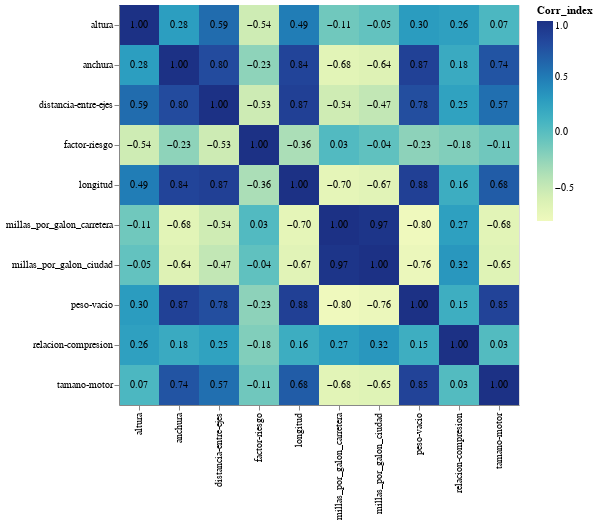

The cell this chart's notebook holds for it:
### Code cell
chart

### Figure 1 — Vega-Lite specification as saved in the notebook (floating-point values rounded to 4 significant figures)
{"config": {"view": {"continuousWidth": 400, "continuousHeight": 300}}, "layer": [{"mark": "rect", "encoding": {"color": {"field": "Corr_index", "type": "quantitative"}, "x": {"field": "Var1", "title": null, "type": "nominal"}, "y": {"field": "Var2", "title": null, "type": "nominal"}}, "height": {"step": 40}, "width": {"step": 40}}, {"mark": {"type": "text", "size": 10}, "encoding": {"color": {"condition": {"value": "white", "test": "datum.correlation > 0.5"}, "value": "black"}, "text": {"field": "Corr_index", "format": ".2f", "type": "quantitative"}, "x": {"field": "Var1", "title": null, "type": "nominal"}, "y": {"field": "Var2", "title": null, "type": "nominal"}}, "height": {"step": 40}, "width": {"step": 40}}], "data": {"name": "data-bf67d1f74ecaf031e66b8d828f616013"}, "$schema": "https://vega.github.io/schema/vega-lite/v4.17.0.json", "datasets": {"data-bf67d1f74ecaf031e66b8d828f616013": [{"Var1": "factor-riesgo", "Var2": "factor-riesgo", "Corr_index": 1.0}, {"Var1": "distancia-entre-ejes", "Var2": "factor-riesgo", "Corr_index": -0.532}, {"Var1": "longitud", "Var2": "factor-riesgo", "Corr_index": -0.3576}, {"Var1": "anchura", "Var2": "factor-riesgo", "Corr_index": -0.2329}, {"Var1": "altura", "Var2": "factor-riesgo", "Corr_index": -0.541}, {"Var1": "peso-vacio", "Var2": "factor-riesgo", "Corr_index": -0.2277}, {"Var1": "tamano-motor", "Var2": "factor-riesgo", "Corr_index": -0.1058}, {"Var1": "relacion-compresion", "Var2": "factor-riesgo", "Corr_index": -0.1785}, {"Var1": "millas_por_galon_ciudad", "Var2": "factor-riesgo", "Corr_index": -0.03582}, {"Var1": "millas_por_galon_carretera", "Var2": "factor-riesgo", "Corr_index": 0.03461}, {"Var1": "factor-riesgo", "Var2": "distancia-entre-ejes", "Corr_index": -0.532}, {"Var1": "distancia-entre-ejes", "Var2": "distancia-entre-ejes", "Corr_index": 1.0}, {"Var1": "longitud", "Var2": "distancia-entre-ejes", "Corr_index": 0.8746}, {"Var1": "anchura", "Var2": "distancia-entre-ejes", "Corr_index": 0.7951}, {"Var1": "altura", "Var2": "distancia-entre-ejes", "Corr_index": 0.5894}, {"Var1": "peso-vacio", "Var2": "distancia-entre-ejes", "Corr_index": 0.7764}, {"Var1": "tamano-motor", "Var2": "distancia-entre-ejes", "Corr_index": 0.5693}, {"Var1": "relacion-compresion", "Var2": "distancia-entre-ejes", "Corr_index": 0.2498}, {"Var1": "millas_por_galon_ciudad", "Var2": "distancia-entre-ejes", "Corr_index": -0.4704}, {"Var1": "millas_por_galon_carretera", "Var2": "distancia-entre-ejes", "Corr_index": -0.5441}, {"Var1": "factor-riesgo", "Var2": "longitud", "Corr_index": -0.3576}, {"Var1": "distancia-entre-ejes", "Var2": "longitud", "Corr_index": 0.8746}, {"Var1": "longitud", "Var2": "longitud", "Corr_index": 1.0}, {"Var1": "anchura", "Var2": "longitud", "Corr_index": 0.8411}, {"Var1": "altura", "Var2": "longitud", "Corr_index": 0.491}, {"Var1": "peso-vacio", "Var2": "longitud", "Corr_index": 0.8777}, {"Var1": "tamano-motor", "Var2": "longitud", "Corr_index": 0.6834}, {"Var1": "relacion-compresion", "Var2": "longitud", "Corr_index": 0.1584}, {"Var1": "millas_por_galon_ciudad", "Var2": "longitud", "Corr_index": -0.6709}, {"Var1": "millas_por_galon_carretera", "Var2": "longitud", "Corr_index": -0.7047}, {"Var1": "factor-riesgo", "Var2": "anchura", "Corr_index": -0.2329}, {"Var1": "distancia-entre-ejes", "Var2": "anchura", "Corr_index": 0.7951}, {"Var1": "longitud", "Var2": "anchura", "Corr_index": 0.8411}, {"Var1": "anchura", "Var2": "anchura", "Corr_index": 1.0}, {"Var1": "altura", "Var2": "anchura", "Corr_index": 0.2792}, {"Var1": "peso-vacio", "Var2": "anchura", "Corr_index": 0.867}, {"Var1": "tamano-motor", "Var2": "anchura", "Corr_index": 0.7354}, {"Var1": "relacion-compresion", "Var2": "anchura", "Corr_index": 0.1811}, {"Var1": "millas_por_galon_ciudad", "Var2": "anchura", "Corr_index": -0.6427}, {"Var1": "millas_por_galon_carretera", "Var2": "anchura", "Corr_index": -0.6772}, {"Var1": "factor-riesgo", "Var2": "altura", "Corr_index": -0.541}, {"Var1": "distancia-entre-ejes", "Var2": "altura", "Corr_index": 0.5894}, {"Var1": "longitud", "Var2": "altura", "Corr_index": 0.491}, {"Var1": "anchura", "Var2": "altura", "Corr_index": 0.2792}, {"Var1": "altura", "Var2": "altura", "Corr_index": 1.0}, {"Var1": "peso-vacio", "Var2": "altura", "Corr_index": 0.2956}, {"Var1": "tamano-motor", "Var2": "altura", "Corr_index": 0.06715}, {"Var1": "relacion-compresion", "Var2": "altura", "Corr_index": 0.2612}, {"Var1": "millas_por_galon_ciudad", "Var2": "altura", "Corr_index": -0.04864}, {"Var1": "millas_por_galon_carretera", "Var2": "altura", "Corr_index": -0.1074}, {"Var1": "factor-riesgo", "Var2": "peso-vacio", "Corr_index": -0.2277}, {"Var1": "distancia-entre-ejes", "Var2": "peso-vacio", "Corr_index": 0.7764}, {"Var1": "longitud", "Var2": "peso-vacio", "Corr_index": 0.8777}, {"Var1": "anchura", "Var2": "peso-vacio", "Corr_index": 0.867}, {"Var1": "altura", "Var2": "peso-vacio", "Corr_index": 0.2956}, {"Var1": "peso-vacio", "Var2": "peso-vacio", "Corr_index": 1.0}, {"Var1": "tamano-motor", "Var2": "peso-vacio", "Corr_index": 0.8506}, {"Var1": "relacion-compresion", "Var2": "peso-vacio", "Corr_index": 0.1514}, {"Var1": "millas_por_galon_ciudad", "Var2": "peso-vacio", "Corr_index": -0.7574}, {"Var1": "millas_por_galon_carretera", "Var2": "peso-vacio", "Corr_index": -0.7975}, {"Var1": "factor-riesgo", "Var2": "tamano-motor", "Corr_index": -0.1058}, {"Var1": "distancia-entre-ejes", "Var2": "tamano-motor", "Corr_index": 0.5693}, {"Var1": "longitud", "Var2": "tamano-motor", "Corr_index": 0.6834}, {"Var1": "anchura", "Var2": "tamano-motor", "Corr_index": 0.7354}, {"Var1": "altura", "Var2": "tamano-motor", "Corr_index": 0.06715}, {"Var1": "peso-vacio", "Var2": "tamano-motor", "Corr_index": 0.8506}, {"Var1": "tamano-motor", "Var2": "tamano-motor", "Corr_index": 1.0}, {"Var1": "relacion-compresion", "Var2": "tamano-motor", "Corr_index": 0.02897}, {"Var1": "millas_por_galon_ciudad", "Var2": "tamano-motor", "Corr_index": -0.6537}, {"Var1": "millas_por_galon_carretera", "Var2": "tamano-motor", "Corr_index": -0.6775}, {"Var1": "factor-riesgo", "Var2": "relacion-compresion", "Corr_index": -0.1785}, {"Var1": "distancia-entre-ejes", "Var2": "relacion-compresion", "Corr_index": 0.2498}, {"Var1": "longitud", "Var2": "relacion-compresion", "Corr_index": 0.1584}, {"Var1": "anchura", "Var2": "relacion-compresion", "Corr_index": 0.1811}, {"Var1": "altura", "Var2": "relacion-compresion", "Corr_index": 0.2612}, {"Var1": "peso-vacio", "Var2": "relacion-compresion", "Corr_index": 0.1514}, {"Var1": "tamano-motor", "Var2": "relacion-compresion", "Corr_index": 0.02897}, {"Var1": "relacion-compresion", "Var2": "relacion-compresion", "Corr_index": 1.0}, {"Var1": "millas_por_galon_ciudad", "Var2": "relacion-compresion", "Corr_index": 0.3247}, {"Var1": "millas_por_galon_carretera", "Var2": "relacion-compresion", "Corr_index": 0.2652}, {"Var1": "factor-riesgo", "Var2": "millas_por_galon_ciudad", "Corr_index": -0.03582}, {"Var1": "distancia-entre-ejes", "Var2": "millas_por_galon_ciudad", "Corr_index": -0.4704}, {"Var1": "longitud", "Var2": "millas_por_galon_ciudad", "Corr_index": -0.6709}, {"Var1": "anchura", "Var2": "millas_por_galon_ciudad", "Corr_index": -0.6427}, {"Var1": "altura", "Var2": "millas_por_galon_ciudad", "Corr_index": -0.04864}, {"Var1": "peso-vacio", "Var2": "millas_por_galon_ciudad", "Corr_index": -0.7574}, {"Var1": "tamano-motor", "Var2": "millas_por_galon_ciudad", "Corr_index": -0.6537}, {"Var1": "relacion-compresion", "Var2": "millas_por_galon_ciudad", "Corr_index": 0.3247}, {"Var1": "millas_por_galon_ciudad", "Var2": "millas_por_galon_ciudad", "Corr_index": 1.0}, {"Var1": "millas_por_galon_carretera", "Var2": "millas_por_galon_ciudad", "Corr_index": 0.9713}, {"Var1": "factor-riesgo", "Var2": "millas_por_galon_carretera", "Corr_index": 0.03461}, {"Var1": "distancia-entre-ejes", "Var2": "millas_por_galon_carretera", "Corr_index": -0.5441}, {"Var1": "longitud", "Var2": "millas_por_galon_carretera", "Corr_index": -0.7047}, {"Var1": "anchura", "Var2": "millas_por_galon_carretera", "Corr_index": -0.6772}, {"Var1": "altura", "Var2": "millas_por_galon_carretera", "Corr_index": -0.1074}, {"Var1": "peso-vacio", "Var2": "millas_por_galon_carretera", "Corr_index": -0.7975}, {"Var1": "tamano-motor", "Var2": "millas_por_galon_carretera", "Corr_index": -0.6775}, {"Var1": "relacion-compresion", "Var2": "millas_por_galon_carretera", "Corr_index": 0.2652}, {"Var1": "millas_por_galon_ciudad", "Var2": "millas_por_galon_carretera", "Corr_index": 0.9713}, {"Var1": "millas_por_galon_carretera", "Var2": "millas_por_galon_carretera", "Corr_index": 1.0}]}}
